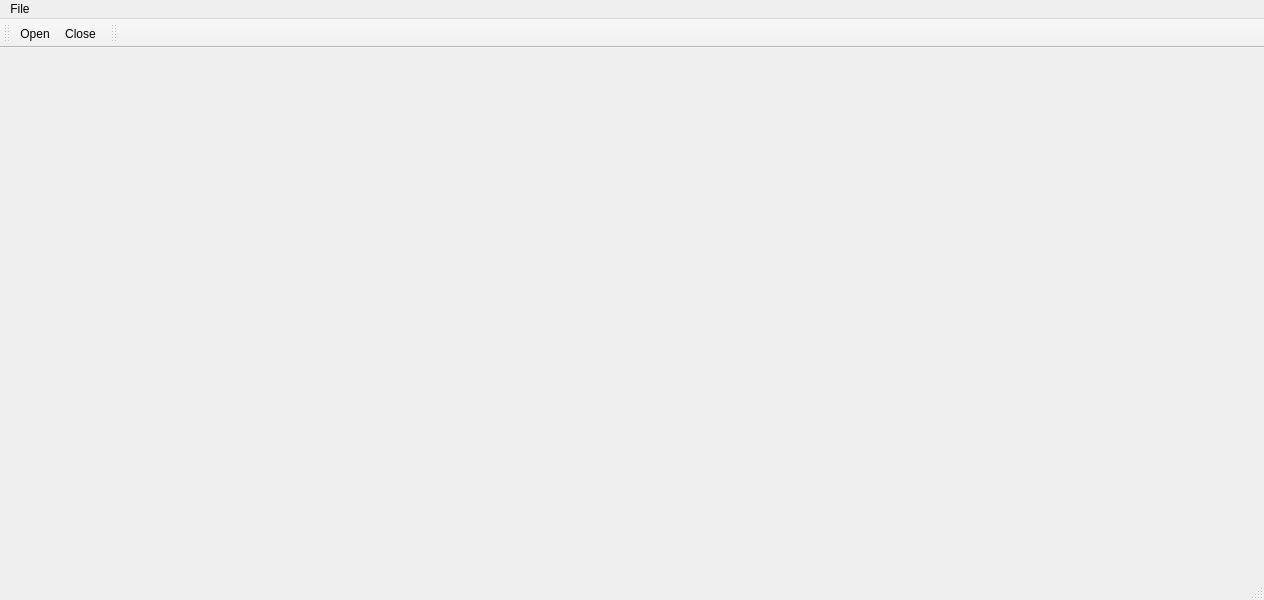
<?xml version="1.0" encoding="UTF-8"?>
<ui version="4.0">
 <class>SimulatorLogViewer</class>
 <widget class="QMainWindow" name="SimulatorLogViewer">
  <property name="geometry">
   <rect>
    <x>0</x>
    <y>0</y>
    <width>1264</width>
    <height>600</height>
   </rect>
  </property>
  <property name="windowTitle">
   <string>Simulator Log Viewer</string>
  </property>
  <widget class="QWidget" name="centralwidget"/>
  <widget class="QMenuBar" name="_menubar">
   <property name="geometry">
    <rect>
     <x>0</x>
     <y>0</y>
     <width>1264</width>
     <height>24</height>
    </rect>
   </property>
   <widget class="QMenu" name="_menuFile">
    <property name="title">
     <string>File</string>
    </property>
    <addaction name="_actionOpen"/>
    <addaction name="_actionClose"/>
    <addaction name="separator"/>
    <addaction name="_actionExit"/>
   </widget>
   <addaction name="_menuFile"/>
  </widget>
  <widget class="QStatusBar" name="_statusbar"/>
  <widget class="QToolBar" name="_toolBar">
   <property name="windowTitle">
    <string>toolBar</string>
   </property>
   <attribute name="toolBarArea">
    <enum>TopToolBarArea</enum>
   </attribute>
   <attribute name="toolBarBreak">
    <bool>false</bool>
   </attribute>
   <addaction name="_actionOpen"/>
   <addaction name="_actionClose"/>
  </widget>
  <widget class="QToolBar" name="toolBar">
   <property name="windowTitle">
    <string>toolBar</string>
   </property>
   <attribute name="toolBarArea">
    <enum>TopToolBarArea</enum>
   </attribute>
   <attribute name="toolBarBreak">
    <bool>false</bool>
   </attribute>
  </widget>
  <action name="_actionOpen">
   <property name="icon">
    <iconset>
     <normalon>:/open.png</normalon>
    </iconset>
   </property>
   <property name="text">
    <string>Open</string>
   </property>
   <property name="toolTip">
    <string>Open Dynamic Workcell</string>
   </property>
   <property name="shortcut">
    <string>O</string>
   </property>
  </action>
  <action name="_actionClose">
   <property name="icon">
    <iconset>
     <normalon>:/close.png</normalon>
    </iconset>
   </property>
   <property name="text">
    <string>Close</string>
   </property>
   <property name="toolTip">
    <string>Close Dynamic Workcell</string>
   </property>
   <property name="shortcut">
    <string>C</string>
   </property>
  </action>
  <action name="_actionExit">
   <property name="text">
    <string>Exit</string>
   </property>
   <property name="toolTip">
    <string>Exit Program</string>
   </property>
   <property name="shortcut">
    <string>E</string>
   </property>
  </action>
 </widget>
 <resources>
  <include location="resources.qrc"/>
 </resources>
 <connections>
  <connection>
   <sender>_actionClose</sender>
   <signal>triggered()</signal>
   <receiver>SimulatorLogViewer</receiver>
   <slot>closeDWC()</slot>
   <hints>
    <hint type="sourcelabel">
     <x>-1</x>
     <y>-1</y>
    </hint>
    <hint type="destinationlabel">
     <x>399</x>
     <y>299</y>
    </hint>
   </hints>
  </connection>
  <connection>
   <sender>_actionExit</sender>
   <signal>triggered()</signal>
   <receiver>SimulatorLogViewer</receiver>
   <slot>close()</slot>
   <hints>
    <hint type="sourcelabel">
     <x>-1</x>
     <y>-1</y>
    </hint>
    <hint type="destinationlabel">
     <x>399</x>
     <y>299</y>
    </hint>
   </hints>
  </connection>
  <connection>
   <sender>_actionOpen</sender>
   <signal>triggered()</signal>
   <receiver>SimulatorLogViewer</receiver>
   <slot>openDWC()</slot>
   <hints>
    <hint type="sourcelabel">
     <x>-1</x>
     <y>-1</y>
    </hint>
    <hint type="destinationlabel">
     <x>399</x>
     <y>299</y>
    </hint>
   </hints>
  </connection>
 </connections>
 <slots>
  <slot>closeDWC()</slot>
  <slot>openDWC()</slot>
 </slots>
</ui>
